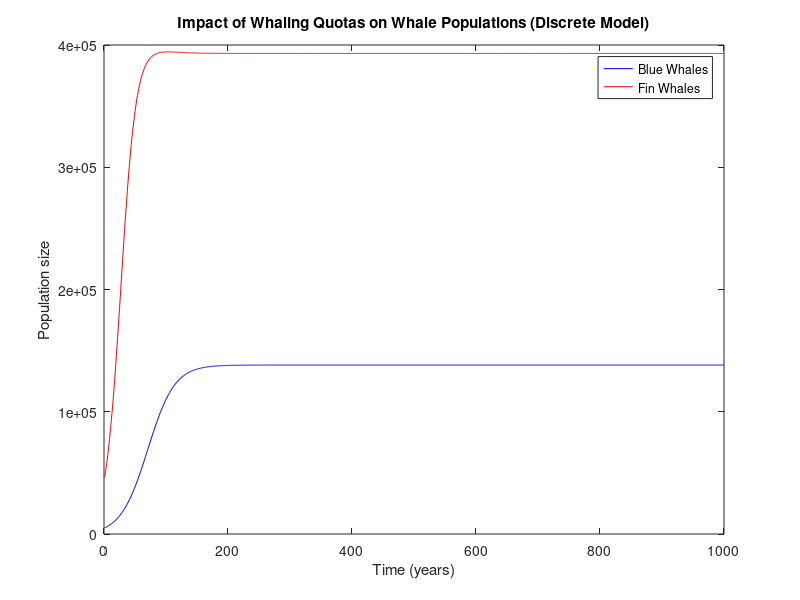

This figure's MATLAB source:
% Parameters
r = [0.05, 0.08]; % Growth rates for blue and fin whales
K = [150000, 400000]; % Carrying capacities
alpha = 1e-8; % Competition coefficient
%quota = [218.7432, 2914.695]; % Whaling quota: blue whales, fin whales
quota = [0, 0];
% Initial populations
x = 4800; % Initial number of blue whales
y = 43000; % Initial number of fin whales

% Time settings
T = 1000; % Total time in years

% Initialize arrays to store population sizes
x_pop = zeros(1, T);
y_pop = zeros(1, T);

% Simulation loop
for t = 1:T
    % Calculate population changes without considering whaling quota
    dx = r(1) * x * (1 - x / K(1)) - alpha * x * y;
    dy = r(2) * y * (1 - y / K(2)) - alpha * x * y;
    
    % Update populations with growth and then subtract the quota
    x = max(0, x + dx - quota(1)); % Ensure population does not go below 0
    y = max(0, y + dy - quota(2)); % Ensure population does not go below 0
    
    % Store populations in arrays
    x_pop(t) = x;
    y_pop(t) = y;
end

% Plotting results
figure;
plot(1:T, x_pop, 'b', 1:T, y_pop, 'r');
xlabel('Time (years)');
ylabel('Population size');
legend('Blue Whales', 'Fin Whales');
title('Impact of Whaling Quotas on Whale Populations (Discrete Model)');
